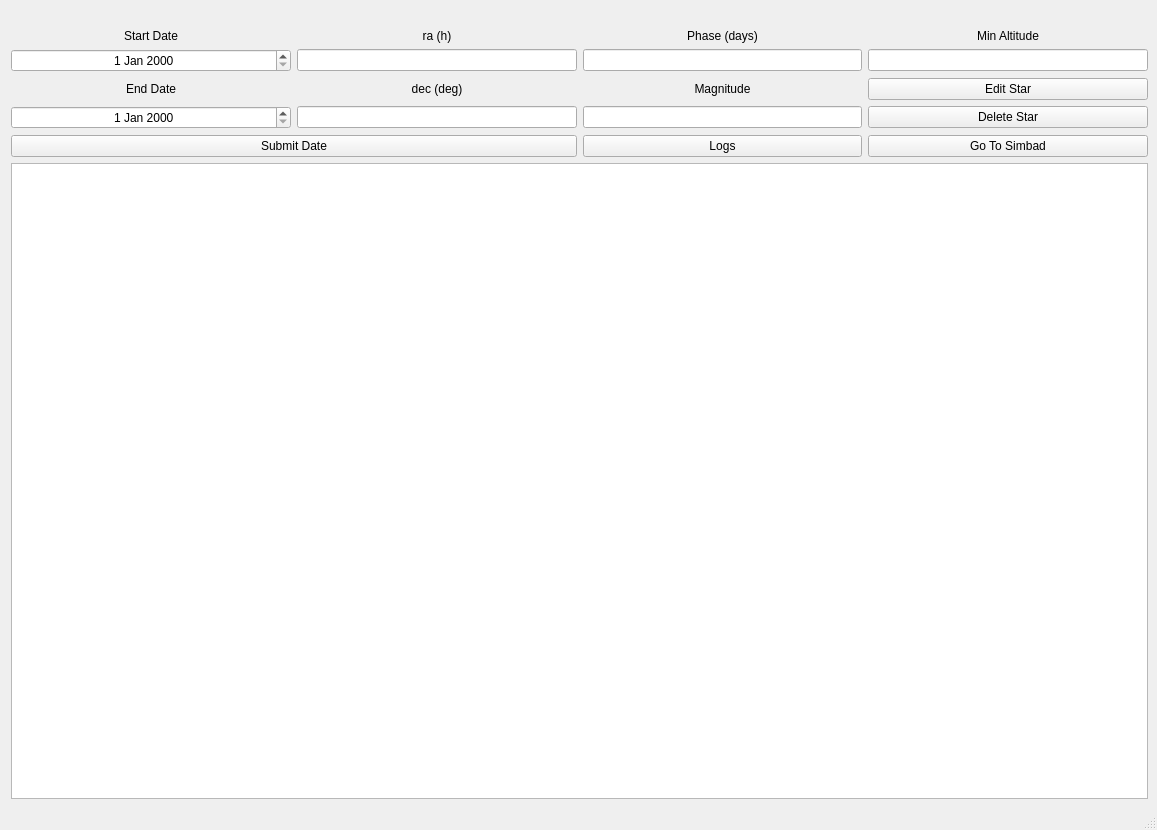
<?xml version="1.0" encoding="UTF-8"?>
<ui version="4.0">
 <class>MainWindow</class>
 <widget class="QMainWindow" name="MainWindow">
  <property name="geometry">
   <rect>
    <x>0</x>
    <y>0</y>
    <width>1157</width>
    <height>830</height>
   </rect>
  </property>
  <property name="windowTitle">
   <string>MainWindow</string>
  </property>
  <widget class="QWidget" name="centralwidget">
   <layout class="QGridLayout" name="gridLayout">
    <property name="sizeConstraint">
     <enum>QLayout::SetDefaultConstraint</enum>
    </property>
    <property name="leftMargin">
     <number>11</number>
    </property>
    <item row="9" column="3">
     <widget class="QPushButton" name="edit_star">
      <property name="text">
       <string>Edit Star</string>
      </property>
     </widget>
    </item>
    <item row="10" column="0">
     <widget class="QDateEdit" name="month_end_date">
      <property name="alignment">
       <set>Qt::AlignCenter</set>
      </property>
     </widget>
    </item>
    <item row="10" column="1">
     <widget class="QLineEdit" name="month_dec">
      <property name="alignment">
       <set>Qt::AlignCenter</set>
      </property>
     </widget>
    </item>
    <item row="7" column="1">
     <widget class="QLabel" name="label">
      <property name="sizePolicy">
       <sizepolicy hsizetype="Preferred" vsizetype="Maximum">
        <horstretch>0</horstretch>
        <verstretch>0</verstretch>
       </sizepolicy>
      </property>
      <property name="text">
       <string>ra (h)</string>
      </property>
      <property name="alignment">
       <set>Qt::AlignCenter</set>
      </property>
     </widget>
    </item>
    <item row="7" column="2">
     <widget class="QLabel" name="label_4">
      <property name="sizePolicy">
       <sizepolicy hsizetype="Preferred" vsizetype="Maximum">
        <horstretch>0</horstretch>
        <verstretch>0</verstretch>
       </sizepolicy>
      </property>
      <property name="text">
       <string>Phase (days)</string>
      </property>
      <property name="alignment">
       <set>Qt::AlignCenter</set>
      </property>
     </widget>
    </item>
    <item row="10" column="3">
     <widget class="QPushButton" name="delete_star">
      <property name="text">
       <string>Delete Star</string>
      </property>
     </widget>
    </item>
    <item row="9" column="2">
     <widget class="QLabel" name="label_3">
      <property name="sizePolicy">
       <sizepolicy hsizetype="Preferred" vsizetype="Maximum">
        <horstretch>0</horstretch>
        <verstretch>0</verstretch>
       </sizepolicy>
      </property>
      <property name="text">
       <string>Magnitude</string>
      </property>
      <property name="alignment">
       <set>Qt::AlignCenter</set>
      </property>
     </widget>
    </item>
    <item row="9" column="1">
     <widget class="QLabel" name="label_2">
      <property name="sizePolicy">
       <sizepolicy hsizetype="Preferred" vsizetype="Maximum">
        <horstretch>0</horstretch>
        <verstretch>0</verstretch>
       </sizepolicy>
      </property>
      <property name="text">
       <string>dec (deg)</string>
      </property>
      <property name="alignment">
       <set>Qt::AlignCenter</set>
      </property>
     </widget>
    </item>
    <item row="14" column="0" colspan="4">
     <widget class="QTableWidget" name="month_table_widget">
      <property name="sizePolicy">
       <sizepolicy hsizetype="Preferred" vsizetype="Preferred">
        <horstretch>4</horstretch>
        <verstretch>6</verstretch>
       </sizepolicy>
      </property>
      <property name="autoFillBackground">
       <bool>false</bool>
      </property>
      <property name="sizeAdjustPolicy">
       <enum>QAbstractScrollArea::AdjustToContents</enum>
      </property>
      <property name="alternatingRowColors">
       <bool>false</bool>
      </property>
      <property name="textElideMode">
       <enum>Qt::ElideRight</enum>
      </property>
      <property name="gridStyle">
       <enum>Qt::SolidLine</enum>
      </property>
      <property name="sortingEnabled">
       <bool>false</bool>
      </property>
      <property name="rowCount">
       <number>0</number>
      </property>
      <property name="columnCount">
       <number>0</number>
      </property>
      <attribute name="horizontalHeaderVisible">
       <bool>true</bool>
      </attribute>
      <attribute name="horizontalHeaderCascadingSectionResizes">
       <bool>false</bool>
      </attribute>
      <attribute name="horizontalHeaderDefaultSectionSize">
       <number>100</number>
      </attribute>
      <attribute name="horizontalHeaderHighlightSections">
       <bool>true</bool>
      </attribute>
      <attribute name="horizontalHeaderShowSortIndicator" stdset="0">
       <bool>false</bool>
      </attribute>
      <attribute name="horizontalHeaderStretchLastSection">
       <bool>false</bool>
      </attribute>
      <attribute name="verticalHeaderVisible">
       <bool>true</bool>
      </attribute>
      <attribute name="verticalHeaderCascadingSectionResizes">
       <bool>false</bool>
      </attribute>
      <attribute name="verticalHeaderHighlightSections">
       <bool>true</bool>
      </attribute>
      <attribute name="verticalHeaderShowSortIndicator" stdset="0">
       <bool>false</bool>
      </attribute>
      <attribute name="verticalHeaderStretchLastSection">
       <bool>false</bool>
      </attribute>
     </widget>
    </item>
    <item row="8" column="1">
     <widget class="QLineEdit" name="month_ra">
      <property name="alignment">
       <set>Qt::AlignCenter</set>
      </property>
     </widget>
    </item>
    <item row="8" column="2">
     <widget class="QLineEdit" name="month_phase">
      <property name="alignment">
       <set>Qt::AlignCenter</set>
      </property>
     </widget>
    </item>
    <item row="8" column="0">
     <widget class="QDateEdit" name="month_start_date">
      <property name="alignment">
       <set>Qt::AlignCenter</set>
      </property>
     </widget>
    </item>
    <item row="7" column="0">
     <widget class="QLabel" name="label_5">
      <property name="text">
       <string>Start Date</string>
      </property>
      <property name="alignment">
       <set>Qt::AlignCenter</set>
      </property>
     </widget>
    </item>
    <item row="0" column="0" colspan="4">
     <widget class="QLabel" name="month_star_name">
      <property name="sizePolicy">
       <sizepolicy hsizetype="Preferred" vsizetype="Maximum">
        <horstretch>0</horstretch>
        <verstretch>0</verstretch>
       </sizepolicy>
      </property>
      <property name="text">
       <string/>
      </property>
      <property name="alignment">
       <set>Qt::AlignCenter</set>
      </property>
     </widget>
    </item>
    <item row="7" column="3">
     <widget class="QLabel" name="label_7">
      <property name="text">
       <string>Min Altitude</string>
      </property>
      <property name="alignment">
       <set>Qt::AlignCenter</set>
      </property>
     </widget>
    </item>
    <item row="10" column="2">
     <widget class="QLineEdit" name="month_mag">
      <property name="alignment">
       <set>Qt::AlignCenter</set>
      </property>
     </widget>
    </item>
    <item row="9" column="0">
     <widget class="QLabel" name="label_6">
      <property name="text">
       <string>End Date</string>
      </property>
      <property name="alignment">
       <set>Qt::AlignCenter</set>
      </property>
     </widget>
    </item>
    <item row="8" column="3">
     <widget class="QLineEdit" name="month_min_altitude">
      <property name="alignment">
       <set>Qt::AlignCenter</set>
      </property>
     </widget>
    </item>
    <item row="11" column="2">
     <widget class="QPushButton" name="month_log">
      <property name="text">
       <string>Logs</string>
      </property>
     </widget>
    </item>
    <item row="11" column="3">
     <widget class="QPushButton" name="month_simbad">
      <property name="text">
       <string>Go To Simbad</string>
      </property>
     </widget>
    </item>
    <item row="11" column="0" colspan="2">
     <widget class="QPushButton" name="month_submit_date">
      <property name="text">
       <string>Submit Date</string>
      </property>
     </widget>
    </item>
   </layout>
  </widget>
  <widget class="QStatusBar" name="statusbar"/>
 </widget>
 <resources/>
 <connections/>
</ui>
